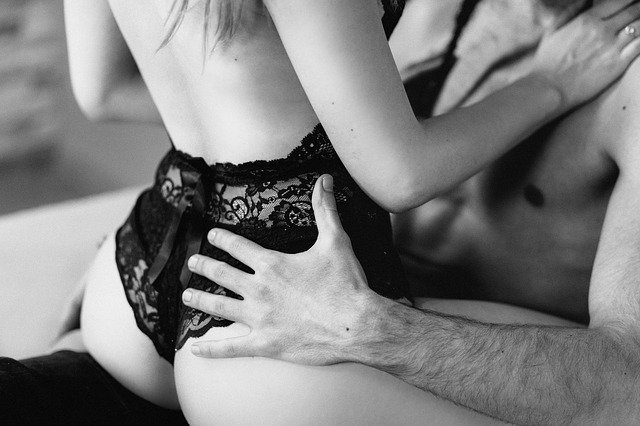
%> input picture median-filtting/NeptuneClaudia.jpg, 640 x 426 px
$ octave 'EvženBartholomew.m'   (GNU Octave 9; MATLAB toolbox functions it lacks are replaced by stand-ins)
%> lines starting %> are read from the running program, lines starting %| are printed output that depends on the picture
%% Read in image
I = imread('NeptuneClaudia.jpg');
%> I is the input picture: size 426x640x3 uint8; min 0, max 255, mean 128.1

%% Convert to grayscale image
Igray = rgb2gray(I);

%% Add noise to image
% Gaussian
% J = imnoise(I,'gaussian')
% Gaussian white noise with variance of 0.01 to grayscale image I.
% J = imnoise(I,'gaussian',m)
% adds Gaussian white noise with mean m and variance of 0.01.
% J = imnoise(I,'gaussian',m,var_gauss)
% adds Gaussian white noise with mean m and variance var_gauss.
% J = imnoise(I,'localvar',var_local)
% J = imnoise(I,'localvar',intensity_map,var_local)
% Gaussian white noise
Iguassian = imnoise(Igray, 'gaussian', 0.1, 0.015);
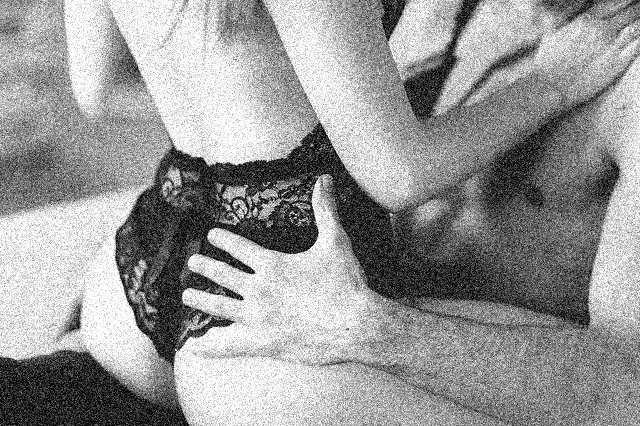
%> Iguassian: size 426x640 uint8; min 0, max 255, mean 152
% Salt & pepper
% J = imnoise(I,'salt & pepper')
% adds salt and pepper noise,
% with default noise density 0.05.
% This affects approximately 5% of pixels.
% J = imnoise(I,'salt & pepper',d)
% adds salt and pepper noise,
% where d is the noise density.
% This affects approximately d*numel(I) pixels.
% salt & pepper noise
Islat_pepper = imnoise(Igray, 'salt & pepper', 0.15);
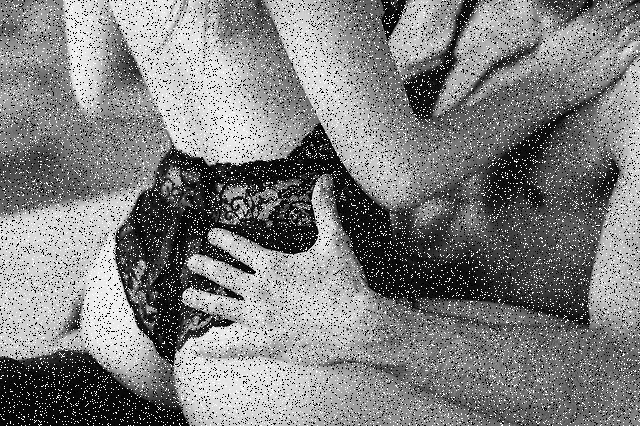
%> Islat_pepper: size 426x640 uint8; min 0, max 255, mean 127.9

%% Operator
% Mean filter
% h = fspecial('average',hsize)
% an averaging filter h of size hsize
% hsize:positive integer | 2-element vector of positive integers
% h = fspecial('disk',radius)
% a circular averaging filter (pillbox) within the square matrix of size 2*radius+1.
% radius:5 (default) | positive number

% Mean filter Guassian white noise
Iav5ga = filter2(fspecial('average', 5), Iguassian);
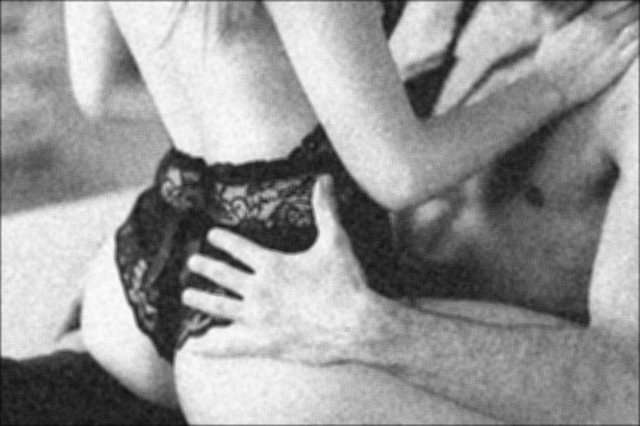
%> Iav5ga: size 426x640 double; min 10.76, max 253.2, mean 151.3
Idi5ga = filter2(fspecial('disk', 5), Iguassian);
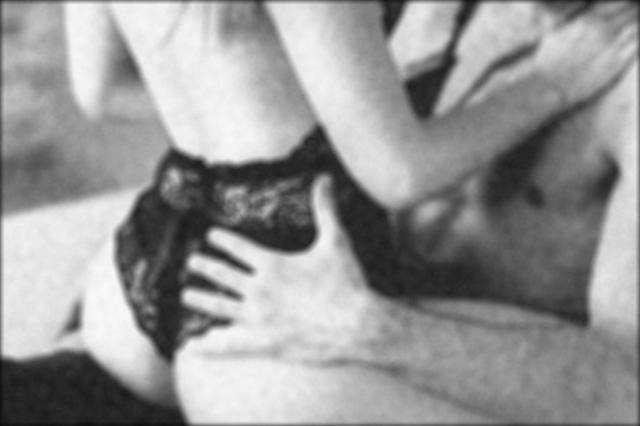
%> Idi5ga: size 426x640 double; min 12.21, max 249.7, mean 150.7
% Mean filter salt & pepper
Iav5sap = filter2(fspecial('average', 5), Islat_pepper);
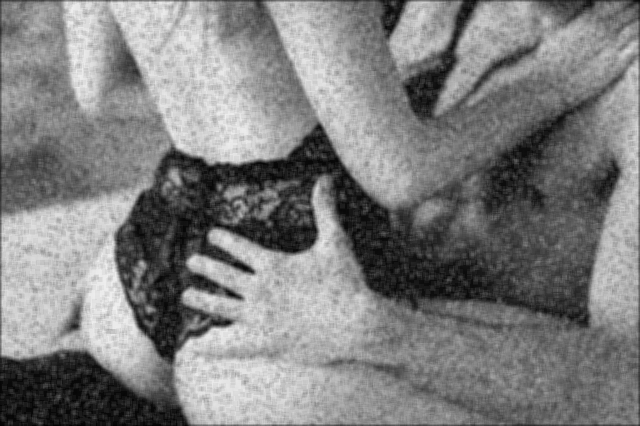
%> Iav5sap: size 426x640 double; min 3.28, max 240.4, mean 127.3
Idi5sap = filter2(fspecial('disk', 5), Islat_pepper);
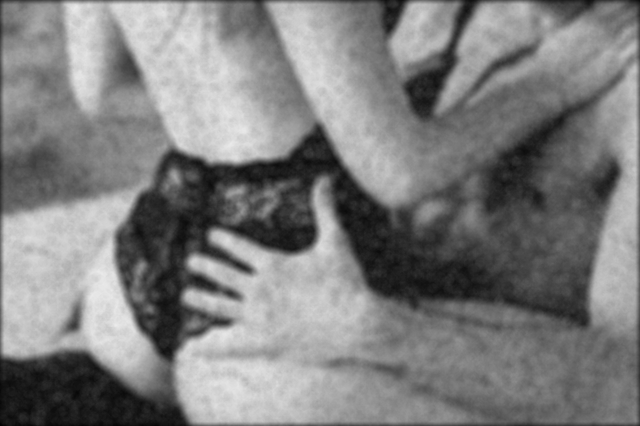
%> Idi5sap: size 426x640 double; min 2.34, max 235.4, mean 126.8

%% Display the image

subplot(2, 3, 1),imshow(Iguassian, []);
    title('Guassian white noise');
    xlabel('mean 0.1, variance 0.015');
subplot(2, 3, 2),imshow(Iav5ga, []);
    title('Averageing Guassian ');
    xlabel({'Averaging filter size 5','(mean 0.1, variance 0.015)'})
subplot(2, 3, 3),imshow(Idi5ga, []);
    title('Circular averaging Guassian');
    xlabel({'Circular averaging filter size 5','(mean 0.1, variance 0.015)'});
subplot(2, 3, 4),imshow(Islat_pepper, []);
    title('Slat & Pepper');
    xlabel('density 0.15');
subplot(2, 3, 5),imshow(Iav5sap, []);
    title('Averageing slat & pepper ');
    xlabel({'Averaging filter size 5','(density 0.15)'})
subplot(2, 3, 6),imshow(Idi5sap, []);
    title('Circular averaging slat & pepper');
    xlabel({'Circular averaging filter size 5','(density 0.15)'});
                                                Circular averaging filter size 5slat & pepper,density 0.15) ');
%> (this line was passed over: Circular is not available in this run)
%> (this line was passed over: density is not available in this run)

$ run again, with median-filtting/tangrenjie.png saved as median-filtting/NeptuneClaudia.jpg
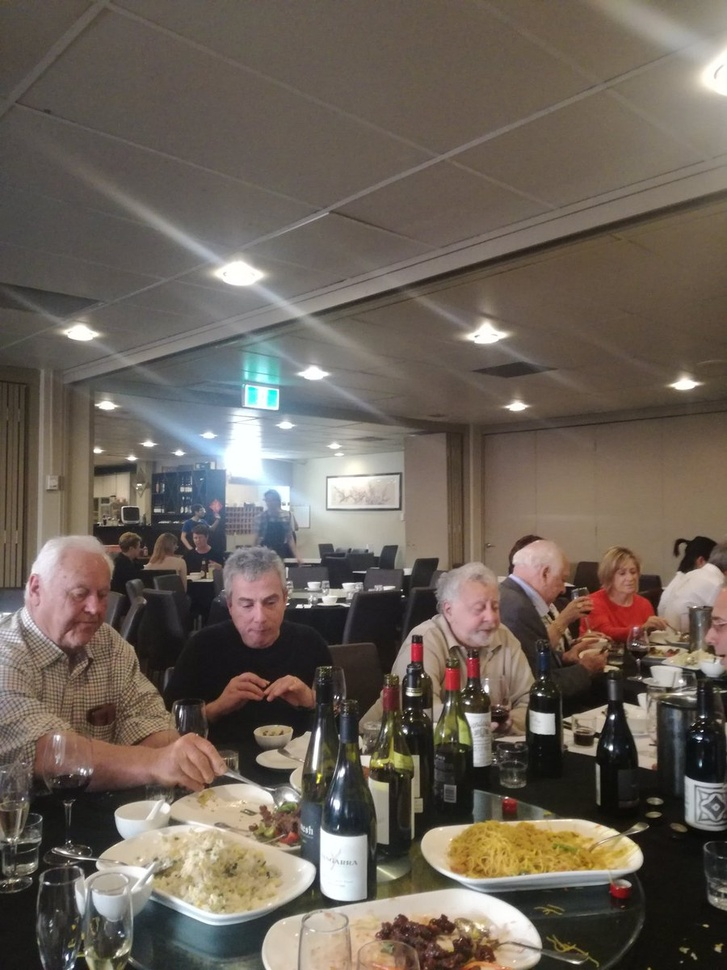
%> input picture median-filtting/tangrenjie.png, 727 x 970 px, shrunk from 900 x 1200 before the run
%> I is the input picture: size 970x727x3 uint8; mean R, G, B 107.4, 97.7, 88.2
%> `Idi5ga = filter2(fspecial('disk', 5), Iguassian);`:
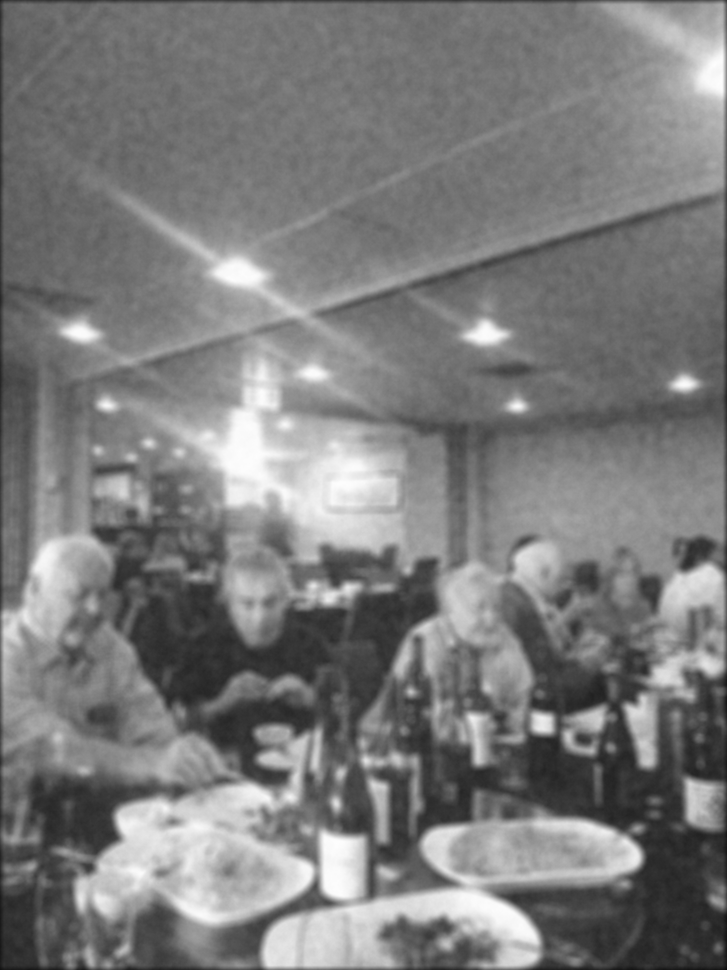
%> Idi5ga: size 970x727 double; min 12.56, max 254, mean 123.8
%> `Iav5sap = filter2(fspecial('average', 5), Islat_pepper);`:
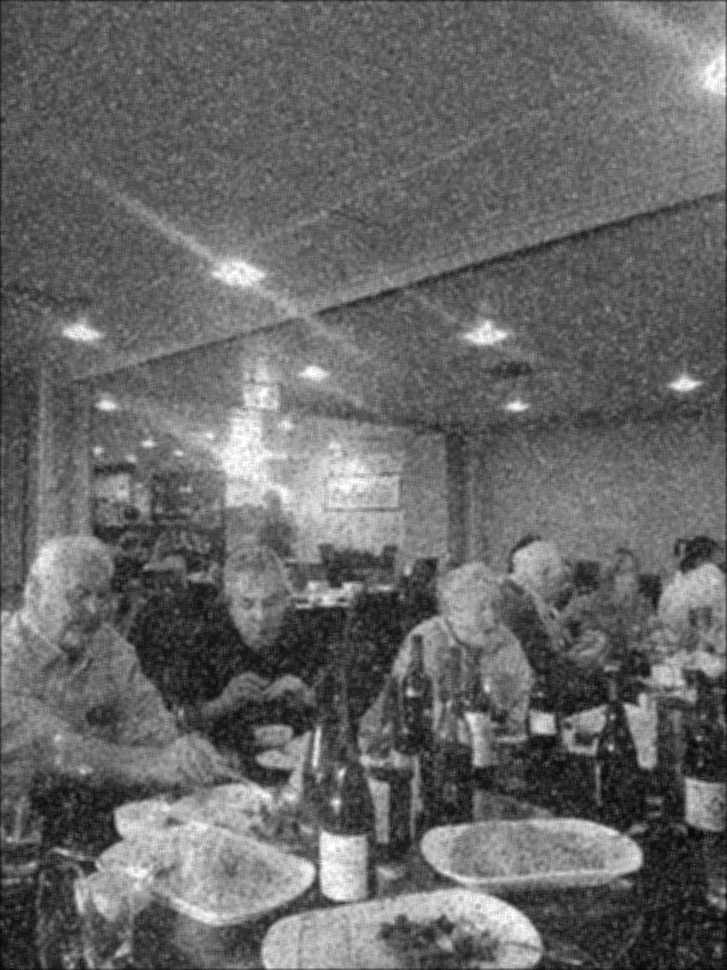
%> Iav5sap: size 970x727 double; min 6.96, max 254.7, mean 103.4
